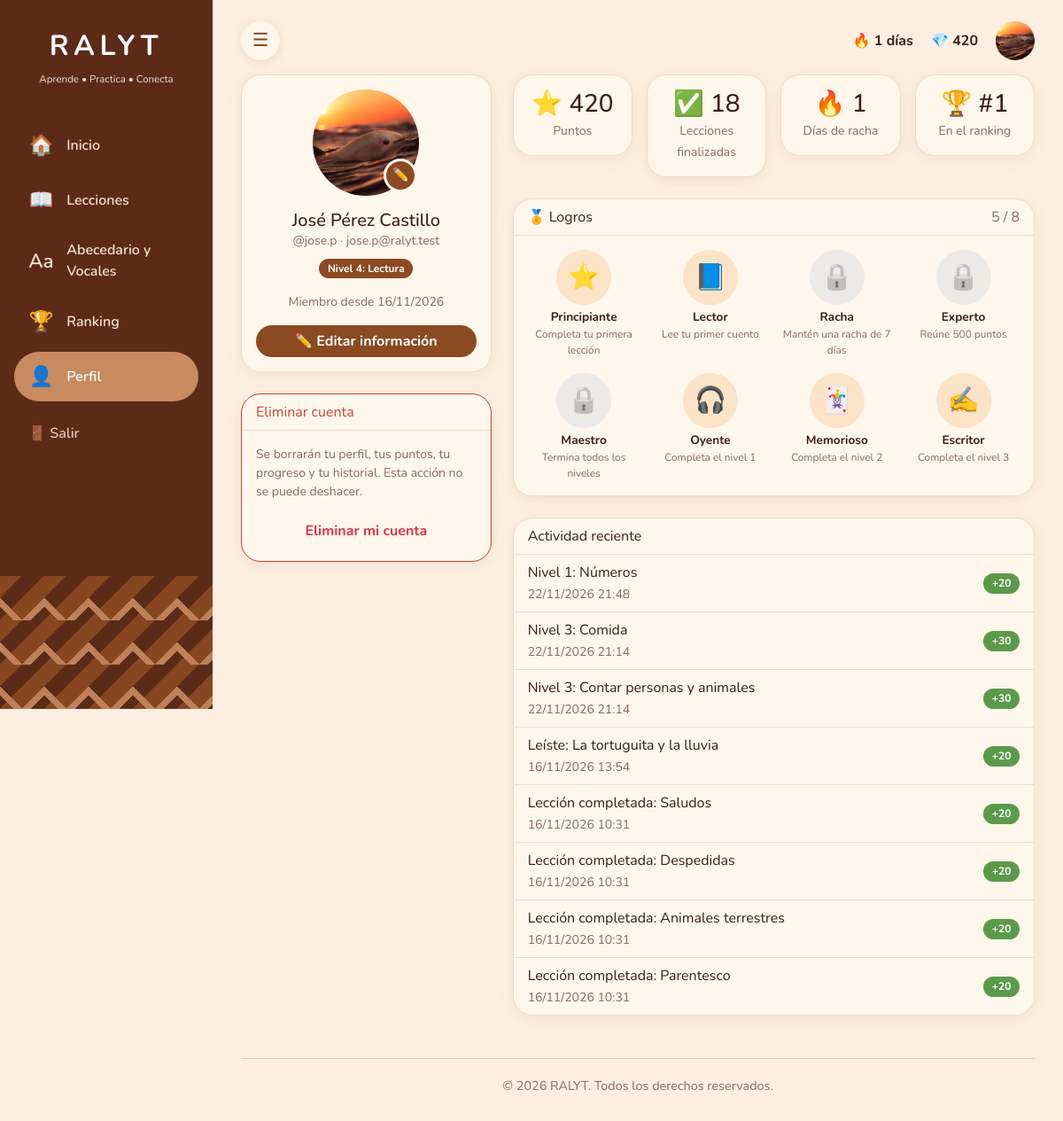
Screenshot of /index.php?ruta=perfil (signed in) with the database file from the repository.
### tables this page shows
CREATE TABLE `usuarios`  (
  `id` int(10) UNSIGNED NOT NULL AUTO_INCREMENT,
  `nombre` varchar(100) NOT NULL,
  `usuario` varchar(30) NOT NULL,
  `correo` varchar(120) NOT NULL,
  `password_hash` varchar(255) NOT NULL,
  `avatar` varchar(255) NULL DEFAULT NULL,
  `puntos` int(10) UNSIGNED NOT NULL DEFAULT 0,
  `racha` int(10) UNSIGNED NOT NULL DEFAULT 0,
  `ultima_actividad` date NULL DEFAULT NULL,
  `creado_en` timestamp NOT NULL DEFAULT current_timestamp(),
  PRIMARY KEY (`id`) USING BTREE,
  UNIQUE INDEX `uq_usuario`(`usuario`) USING BTREE,
  UNIQUE INDEX `uq_correo`(`correo`) USING BTREE
);

CREATE TABLE `actividad`  (
  `id` int(10) UNSIGNED NOT NULL AUTO_INCREMENT,
  `usuario_id` int(10) UNSIGNED NOT NULL,
  `descripcion` varchar(160) NOT NULL,
  `puntos` int(11) NOT NULL DEFAULT 0,
  `fecha` timestamp NOT NULL DEFAULT current_timestamp(),
  PRIMARY KEY (`id`) USING BTREE,
  INDEX `idx_act_usr`(`usuario_id`, `fecha`) USING BTREE,
  CONSTRAINT `fk_act_usr` FOREIGN KEY (`usuario_id`) REFERENCES `usuarios` (`id`) ON DELETE CASCADE ON UPDATE RESTRICT
);

### controllers/PerfilController.php (called while the page is built, shortened)
<?php
class PerfilController extends Controlador
{
    public function index(): void {
        $usuario = $this->usuario();
        $uid     = (int)$usuario['id'];
        $errores = [];
        $aviso = $_SESSION['aviso'] ?? '';
        $niveles = Nivel::estados($uid);
        $nombreNivel = $niveles[Nivel::actual($niveles)];
        $racha = Usuario::rachaEfectiva($usuario);
        $this->vista('perfil', [
            'titulo' => 'Perfil', 'activa' => 'perfil', 'usuario' => $usuario,
            'errores' => $errores, 'aviso' => $aviso,
            'nivelActual' => 'Nivel ' . $nombreNivel['id'] . ': ' . $nombreNivel['nombre'],
            'hechas' => array_sum(array_column($niveles, 'hechas')),
            'racha' => $racha, 'logros' => Logro::todos($usuario, $niveles, $racha),
            'posicion' => Ranking::posicion($uid),
            'actividad' => Usuario::actividad($uid, 8),
        ]);
    }
}

### index.php (called while the page is built, shortened)
<?php
require __DIR__ . '/resources/class/funciones.php';
spl_autoload_register(function (string $clase) {
    foreach (['controllers', 'models', 'resources/class'] as $carpeta) {
        $archivo = __DIR__ . "/$carpeta/$clase.php";
        if (is_file($archivo)) { require $archivo; return; }
    }
});
$rutas = [
    'portada'    => ['InicioController',   'portada'],
    'login'      => ['AuthController',     'login'],
    'registro'   => ['AuthController',     'registro'],
    'logout'     => ['AuthController',     'logout'],
    'inicio'     => ['InicioController',   'index'],
    'lecciones'  => ['LeccionesController', 'mapa'],
    'actividad'  => ['LeccionesController', 'actividad'],
    'completar'  => ['LeccionesController', 'completar'],
    'resultados' => ['LeccionesController', 'resultados'],
    'ranking'    => ['RankingController',  'index'],
    'abecedario' => ['AbecedarioController', 'index'],
    'perfil'     => ['PerfilController',   'index'],
];
$ruta = $_GET['ruta'] ?? (!empty($_SESSION['uid']) ? 'inicio' : 'portada');
[$controlador, $metodo] = $rutas[$ruta];
(new $controlador())->$metodo();

### resources/class/Conexion.php (called while the page is built, shortened)
<?php
class Conexion
{
    private static ?PDO $pdo = null;
    public static function get(): PDO
    {
        if (self::$pdo === null) {
            try {
                self::$pdo = new PDO('mysql:host=' . self::HOST . ';dbname=' . self::BD . ';charset=utf8mb4', self::USER, self::PASS, [
                    PDO::ATTR_ERRMODE            => PDO::ERRMODE_EXCEPTION,
                    PDO::ATTR_DEFAULT_FETCH_MODE => PDO::FETCH_ASSOC,
                    PDO::ATTR_EMULATE_PREPARES   => false,
                ]);
            } catch (PDOException $e) {
                http_response_code(500);
                exit('No se pudo conectar a la base de datos "ralyt". Revisa resources/class/Conexion.php y que hayas importado ralyt.sql y ralyt_ajustes.sql.');
            }
        }
        return self::$pdo;
    }
}

### models/Usuario.php (called while the page is built, shortened)
<?php
class Usuario
{
    public static function porId(int $id): ?array {
        $q = Conexion::get()->prepare('SELECT * FROM usuarios WHERE id = ?');
        $q->execute([$id]);
        return $q->fetch() ?: null;
    }
    public static function rachaEfectiva(array $u): int {
        $dias = (new DateTime('today'))->diff(new DateTime($u['ultima_actividad']))->days;
        return $dias <= 1 ? (int)$u['racha'] : 0;
    }
    public static function actividad(int $uid, int $limite = 10): array {
        $q = Conexion::get()->prepare('SELECT descripcion, puntos, fecha FROM actividad WHERE usuario_id = ? ORDER BY fecha DESC, id DESC LIMIT ' . $limite);
        $q->execute([$uid]);
        return $q->fetchAll();
    }
}

### resources/class/funciones.php (called while the page is built, shortened)
<?php
function h($v): string { return htmlspecialchars((string)$v, ENT_QUOTES, 'UTF-8'); }
function url(string $ruta = '', array $params = []): string {
    $q = $ruta !== '' ? ['ruta' => $ruta] + $params : $params;
    return 'index.php' . ($q ? '?' . http_build_query($q) : '');
}
function u(string $ruta = '', array $params = []): string { return h(url($ruta, $params)); }

### models/Logro.php (called while the page is built)
<?php
class Logro
{
    public static function todos(array $usuario, array $niveles, int $racha): array {
        $hechas = array_sum(array_column($niveles, 'hechas'));
        return [
            ['⭐', 'Principiante', $hechas >= 1,                          'Completa tu primera lección'],
            ['📘', 'Lector',       $niveles[4]['hechas'] >= 1,            'Lee tu primer cuento'],
            ['🔥', 'Racha',        $racha >= 7,                           'Mantén una racha de 7 días'],
            ['🏆', 'Experto',      (int)$usuario['puntos'] >= 500,        'Reúne 500 puntos'],
            ['👑', 'Maestro',      $niveles[4]['completo'],               'Termina todos los niveles'],
            ['🎧', 'Oyente',       $niveles[1]['completo'],               'Completa el nivel 1'],
            ['🃏', 'Memorioso',    $niveles[2]['completo'],               'Completa el nivel 2'],
            ['✍️', 'Escritor',     $niveles[3]['completo'],               'Completa el nivel 3'],
        ];
    }
}

### vistas/paginas/perfil.php (the view, shortened to what this page needs)
<div class="row g-4">
  <div class="col-md-4">
    <div class="card text-center mb-4">
      <div class="card-body">
        <div class="rl-avatar-wrap mb-3">
          <img src="<?= $usuario['avatar'] ? h($usuario['avatar']) : 'resources/imagenes/ajolote.png' ?>" width="120" height="120" style="width:120px;height:120px;object-fit:<?= $usuario['avatar'] ? 'cover' : 'contain' ?>" class="rounded-circle<?= $usuario['avatar'] ? ' avatar-foto' : '' ?>" alt="Foto de perfil">
          <button type="button" class="rl-editar-foto" data-bs-toggle="modal" data-bs-target="#modalFoto" aria-label="Cambiar foto de perfil" title="Cambiar foto">✏️</button>
        </div>
        <h1 class="h5 mb-0"><?= h($usuario['nombre']) ?></h1>
        <p class="text-muted small mb-2">@<?= h($usuario['usuario']) ?> · <?= h($usuario['correo']) ?></p>
        <span class="badge text-bg-primary"><?= h($nivelActual) ?></span>
        <p class="text-muted small mt-3 mb-0">Miembro desde <?= h(date('d/m/Y', strtotime($usuario['creado_en']))) ?></p>
        <button type="button" class="btn btn-primary w-100 mt-3" data-bs-toggle="modal" data-bs-target="#modalEditar">✏️ Editar información</button>
      </div>
    </div>
    <div class="card border-danger">
      <div class="card-header text-danger">Eliminar cuenta</div>
      <div class="card-body">
        <p class="small text-muted">Se borrarán tu perfil, tus puntos, tu progreso y tu historial. Esta acción no se puede deshacer.</p>
        <button type="button" class="btn btn-outline-danger w-100" data-bs-toggle="modal" data-bs-target="#modalEliminar">Eliminar mi cuenta</button>
      </div>
    </div>
  </div>
  <div class="col-md-8">
    <div class="row g-3 mb-4">
      <div class="col-6 col-lg-3"><div class="card text-center"><div class="card-body"><div class="h3 mb-0">⭐ <?= number_format((int)$usuario['puntos']) ?></div><small class="text-muted">Puntos</small></div></div></div>
      <div class="col-6 col-lg-3"><div class="card text-center"><div class="card-body"><div class="h3 mb-0">✅ <?= (int)$hechas ?></div><small class="text-muted">Lecciones finalizadas</small></div></div></div>
      <div class="col-6 col-lg-3"><div class="card text-center"><div class="card-body"><div class="h3 mb-0">🔥 <?= (int)$racha ?></div><small class="text-muted">Días de racha</small></div></div></div>
      <div class="col-6 col-lg-3"><div class="card text-center"><div class="card-body"><div class="h3 mb-0">🏆 #<?= (int)$posicion ?></div><small class="text-muted">En el ranking</small></div></div></div>
    </div>
    <div class="card mb-4" id="logros">
      <div class="card-header d-flex justify-content-between">
        <span>🏅 Logros</span>
        <span class="text-muted"><?= count(array_filter($logros, fn($l) => $l[2])) ?> / <?= count($logros) ?></span>
      </div>
      <div class="card-body">
        <div class="row g-3">
          <?php foreach ($logros as [$ico, $nom, $ok, $desc]): ?>
            <div class="col-6 col-md-3 rl-logro<?= $ok ? '' : ' lock' ?>">
              <div class="medalla"><?= $ok ? $ico : '🔒' ?></div>
              <strong><?= h($nom) ?></strong>
              <div class="small text-muted"><?= h($desc) ?></div>
            </div>
          <?php endforeach; ?>
        </div>
      </div>
    </div>
    <div class="card">
      <div class="card-header">Actividad reciente</div>
      <?php if ($actividad): ?>
      <ul class="list-group list-group-flush">
        <?php foreach ($actividad as $a): ?>
          <li class="list-group-item d-flex justify-content-between align-items-center">
            <span><?= h($a['descripcion']) ?><br><small class="text-muted"><?= h(date('d/m/Y H:i', strtotime($a['fecha']))) ?></small></span>
            <span class="badge text-bg-success">+<?= (int)$a['puntos'] ?></span>
          </li>
        <?php endforeach; ?>
      </ul>
      <?php else: ?>
        <div class="card-body text-muted">Todavía no tienes actividad. ¡Empieza una lección!</div>
      <?php endif; ?>
    </div>
  </div>
</div>

### vistas/templates/topbar.php (shortened to what this page needs)
<div class="rl-top mb-3">
  <button type="button" class="rl-toggle" id="btnMenu" aria-controls="menuLateral" aria-expanded="true" aria-label="Ocultar menú">☰</button>
  <span>🔥 <?= Usuario::rachaEfectiva($usuario) ?> días</span>
  <span>💎 <?= (int)$usuario['puntos'] ?></span>
  <a href="<?= u('perfil') ?>" class="rl-avatar" aria-label="Mi perfil"><img src="<?= $usuario['avatar'] ? h($usuario['avatar']) : 'resources/imagenes/ajolote.png' ?>"<?= $usuario['avatar'] ? ' class="avatar-foto"' : '' ?> alt=""></a>
</div>

### resources/css/style.css (style rules this page uses)
:root { --r-side: #5c2b18; --r-bg: #fcefe1; --r-card: #fff6ec; --r-brown: #8b4a21; --r-orange: #e08a3e; --r-pill: #c88a5f; --r-sand: #f1d9c0; --r-text: #3a1f12; --r-muted: #8a6a58; --bs-body-bg: var(--r-bg); --bs-body-color: var(--r-text); --bs-body-font-family: 'Nunito', sans-serif; }
body { background: var(--r-bg); }
.rl-top { display: flex; justify-content: flex-end; align-items: center; gap: 1.25rem; font-weight: 700; }
.rl-avatar { width: 44px; height: 44px; border-radius: 50%; background: var(--r-side); color: #fff; display: grid; place-items: center; font-size: 1.3rem; }
.rl-logro { text-align: center; font-size: .85rem; }
.rl-logro .medalla { width: 62px; height: 62px; margin: 0 auto .3rem; border-radius: 50%; background: #fbe3c8; display: grid; place-items: center; font-size: 1.8rem; }
.rl-logro.lock .medalla { background: #efe3d8; filter: grayscale(1); opacity: .7; }
:root { --r-ok: #5b9a4a; --bs-primary: #8b4a21; --bs-primary-rgb: 139,74,33; --bs-secondary: #5c2b18; --bs-secondary-rgb: 92,43,24; --bs-warning: #e9a93a; --bs-warning-rgb: 233,169,58; --bs-info: #4a8f9f; --bs-info-rgb: 74,143,159; --bs-danger: #c4452e; --bs-danger-rgb: 196,69,46; --bs-success: #5b9a4a; --bs-success-rgb: 91,154,74; --bs-secondary-color: var(--r-muted); --bs-secondary-bg: #efe3d8; --bs-border-color: #e4cdb5; --bs-link-color: #8b4a21; --bs-link-color-rgb: 139,74,33; --bs-link-hover-color: #733a18; }
body, button, input, select, textarea { font-family: 'Nunito', sans-serif; }
h1, h2, h3, h4, h5, h6 { font-weight: 800; }
.text-muted { color: var(--r-muted) !important; }
.btn { border-radius: 40px; border: 0; font-weight: 700; }
.btn-primary { --bs-btn-bg: #8b4a21; --bs-btn-hover-bg: #733a18; --bs-btn-active-bg: #5c2b18; --bs-btn-color: #fff; --bs-btn-hover-color: #fff; --bs-btn-active-color: #fff; --bs-btn-border-color: transparent; --bs-btn-hover-border-color: transparent; --bs-btn-disabled-bg: #8b4a21; --bs-btn-disabled-border-color: transparent; }
.card { --bs-card-bg: var(--r-card); --bs-card-border-color: #efdcc8; --bs-card-border-radius: 22px; --bs-card-inner-border-radius: 21px; --bs-card-cap-bg: transparent; box-shadow: 0 4px 18px rgba(120, 70, 30, .08); }
.badge { border-radius: 40px; font-weight: 700; padding: .45em .8em; }
.list-group-item { background: var(--r-card); border-color: #efdcc8; }
img.rounded-circle { object-fit: contain; background: #f7c6c0; }
.rl-avatar { text-decoration: none; overflow: hidden; background: #f7c6c0; }
.rl-avatar img { width: 100%; height: 100%; object-fit: contain; }
.rl-toggle { margin-right: auto; border: 0; width: 44px; height: 44px; border-radius: 50%; background: var(--r-card); color: var(--r-brown); font-size: 1.3rem; box-shadow: 0 3px 12px rgba(120, 70, 30, .12); }
img.avatar-foto, .rl-avatar img.avatar-foto { object-fit: cover; background: transparent; }
.rl-avatar-wrap { position: relative; display: inline-block; }
.rl-avatar-wrap img { width: 120px; height: 120px; }
.rl-editar-foto { position: absolute; right: 2px; bottom: 4px; width: 38px; height: 38px; padding: 0; border: 3px solid var(--r-card); border-radius: 50%; background: var(--r-brown); color: #fff; font-size: .95rem; line-height: 1; cursor: pointer; display: grid; place-items: center; }

### rows the page displays
usuarios: racha "1", puntos "420", avatar (picture), nombre "José Pérez Castillo", usuario "jose.p", correo "jose.p@ralyt.test", creado_en "16/11/2026"
actividad: descripcion "Nivel 1: Números", fecha "22/11/2026 21:48", puntos "20"
actividad: descripcion "Nivel 3: Comida", fecha "22/11/2026 21:14", puntos "30"
actividad: descripcion "Nivel 3: Contar personas y animales", fecha "22/11/2026 21:14", puntos "30"
actividad: descripcion "Leíste: La tortuguita y la lluvia", fecha "16/11/2026 13:54", puntos "20"
actividad: descripcion "Lección completada: Saludos", fecha "16/11/2026 10:31", puntos "20"
actividad: descripcion "Lección completada: Despedidas", fecha "16/11/2026 10:31", puntos "20"
actividad: descripcion "Lección completada: Animales terrestres", fecha "16/11/2026 10:31", puntos "20"
actividad: descripcion "Lección completada: Parentesco", fecha "16/11/2026 10:31", puntos "20"

### other values shown
$ico "🏠"
$texto "Inicio"
$ico "📖"
$texto "Lecciones"
$ico "Aa"
$texto "Abecedario y Vocales"
$ico "🏆"
$texto "Ranking"
$ico "👤"
$texto "Perfil"
$nivelActual "Nivel 4: Lectura"
$hechas "18"
$racha "1"
$posicion "1"
count(array_filter($logros, fn($l) => $l[2])) "5"
